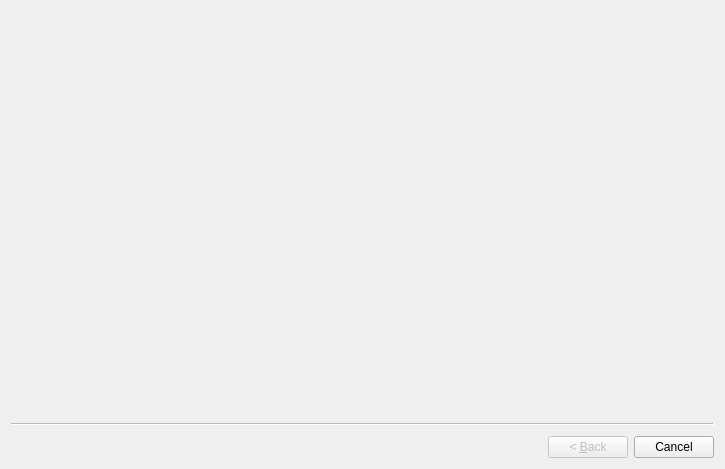
<?xml version="1.0" encoding="UTF-8"?>
<ui version="4.0">
 <class>ProjectWizard</class>
 <widget class="QWizard" name="ProjectWizard">
  <property name="geometry">
   <rect>
    <x>0</x>
    <y>0</y>
    <width>725</width>
    <height>469</height>
   </rect>
  </property>
  <property name="windowTitle">
   <string>Wizard</string>
  </property>
 </widget>
 <resources/>
 <connections/>
</ui>
